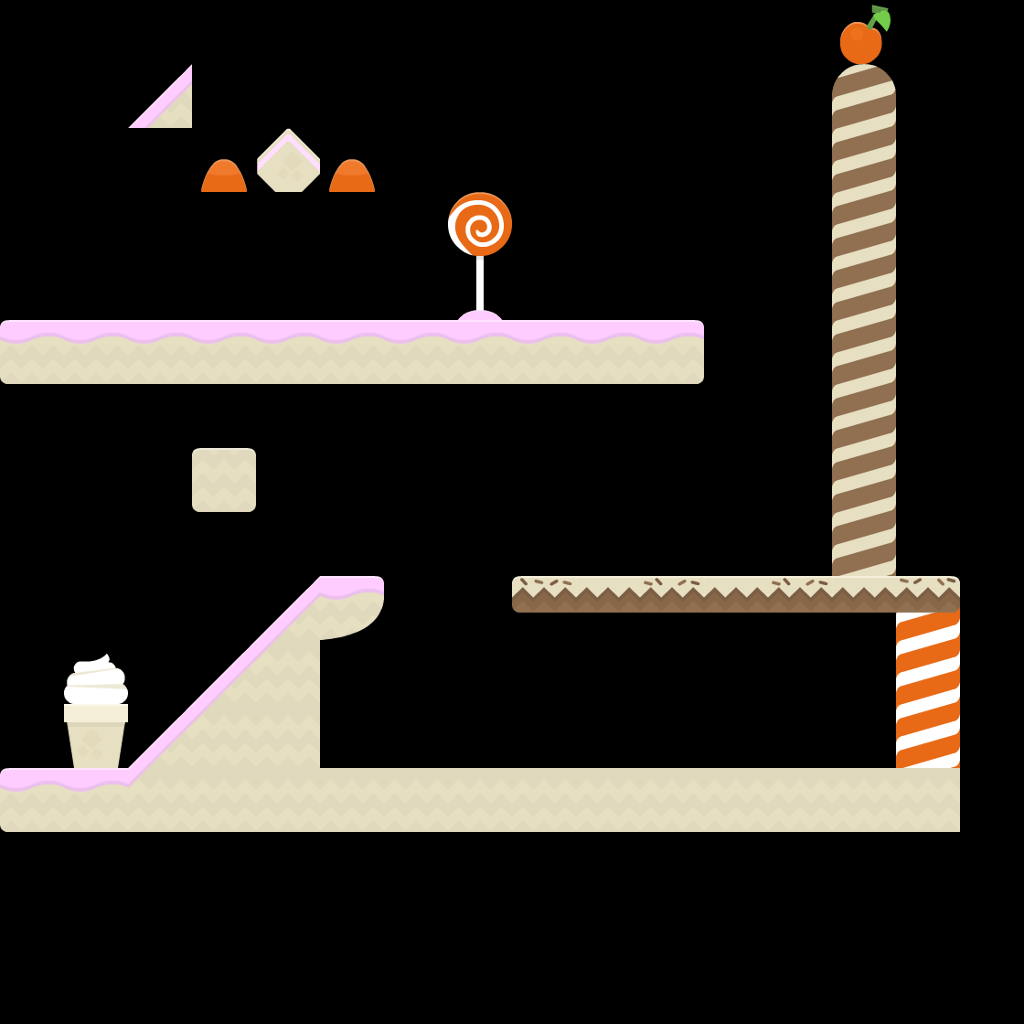

Rendered tile map (Tiled .tmx) drawn with the repository's tilesets; below, a short description and the map source with its tile grids summarised:
An orthogonal 16x16 tile map with 64x64 px tiles, 2 tile layers (background, physical).

<map version="1.0" orientation="orthogonal" renderorder="right-down" width="16" height="16" tilewidth="64" tileheight="64" nextobjectid="4">
 <properties>
  <property name="ambient" value="assets/sound_effects/erh__electroscape2.wav" />
 </properties>
 <tileset firstgid="1" name="candy" tilewidth="64" tileheight="64" tilecount="98" columns="14">
  <image source="images/sheet.png" width="896" height="448" />
 </tileset>
 <layer name="background" width="16" height="16">
  <data>[256 cells, 9 non-empty, 8 distinct tile ids]</data>
 </layer>
 <layer name="physical" width="16" height="16">
  <data>[256 cells, 52 non-empty, 15 distinct tile ids]</data>
 </layer>
 <objectgroup name="objects" />
</map>
